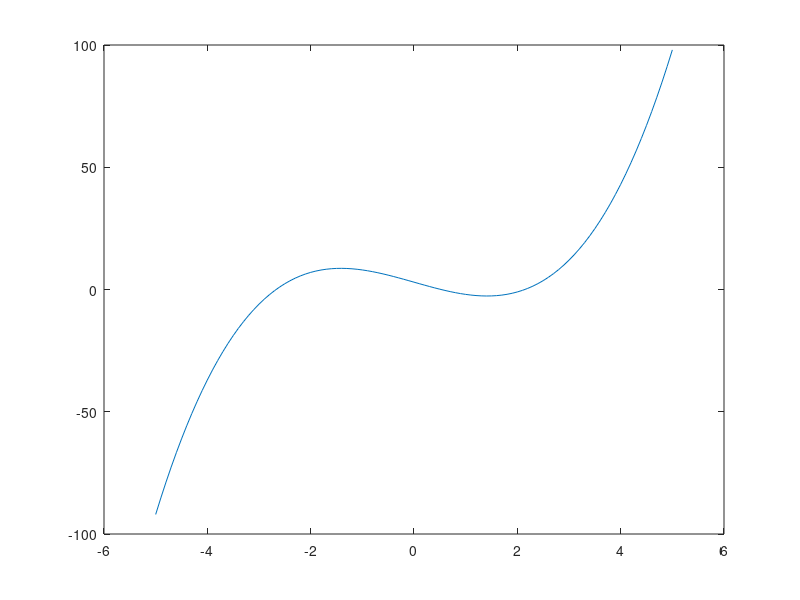

MATLAB code to generate this figure: (Note: this script raises an error after producing the figure.)
clc 
clear all 

f=@(x) x.^3-6*x+3;
fd=@(x) 3*x^2-6;
format long
step=0;

x = [-5:0.1:5];

y = f(x);
%yler = arrayfun(f,xler); an alternative of f(x)=y

plot(x,y) %we need to have x and y values to sketch the graph
xline(0) 
yline(0)%sketching the lines
hold on

x0=input('Please enter initial point');
disp(x0);

error=input('Please enter the tolerance of error');
disp(error);

iteration=input('Please enter the number of iterations');
disp(iteration);

if abs(f(x0))>error
    for i=1:iteration
        x=x0-f(x0)/fd(x0);
        x0=x;
        step=step+1;
        fprintf('%d\t%f\t%f\n',step,x0,f(x0));
        hold on
        scatter(x0,f(x0),'red')
    end
end

scatter(x0,f(x0),'green')
hold off

